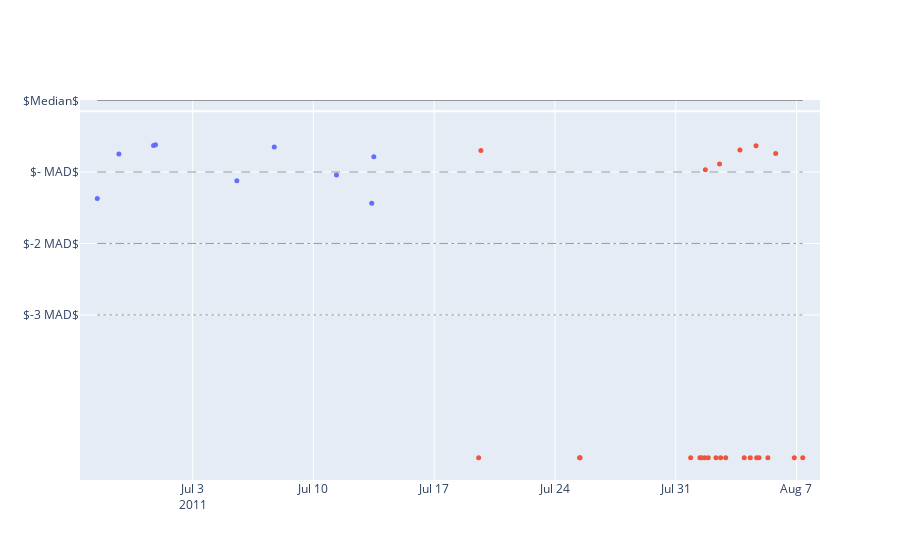

The notebook cell this image was saved under:
### Code cell
import plotly.express as px


def plot_all_scores(Model1, scale):
    df = Model1.df
    dff = df[df['Activity'] == 'Entertain_Guests']
    train_scores = Model1.train_scores

    plotly_colors = px.colors.qualitative.Plotly
    blue = plotly_colors[0]
    red = plotly_colors[1]

    scores = df['normality_score']

    median = np.median(train_scores)
    mad = scale * 1.48 * np.median(np.abs(train_scores - median))

    for i in range(len(scores)):
        if i < len(train_scores):
            continue
        if scores[i] < median - 1*mad:
            scores[i] = scores[i] - 1*mad

    # Scores below -4 mad are set to -4 mad
    scores[scores < median - 5*mad] = median - 5*mad

    df['normality_score'] = scores

    fig = go.Figure()

    fig.add_trace(go.Scatter(x=dff.index, y=dff['normality_score'], mode='markers', showlegend=False,
                                    marker=dict(color=dff['Data'].map({'Train': blue, 'Test': red}))))

 
    line_types = ['solid', 'dash', 'dashdot', 'dot']
    y_vals = [median, median-mad, median-2*mad, median-3*mad]
    for i, y_val in enumerate(y_vals):
        fig.add_shape(type='line', x0=dff.index[0], y0=y_val, x1=dff.index[-1], y1=y_val,
                        line=dict(color='grey', width=1, dash=line_types[i]), opacity=0.8)


    # All values below -3 mad, add circle annotation around them
    # Get indices of values below -3 mad
    below_3_mad = Model1.abnormal_observations.index

    # below_3_scores = df['normality_score'][below_3_mad]
    # width = 1
    # for i, score in zip(below_3_mad, below_3_scores):
    #     x0 = i - pd.Timedelta(days=width)
    #     x1 = i + pd.Timedelta(days=width)
    #     if type == 'sleep':
    #         height = mad/2
    #     else:   
    #         height = mad/2.5

    #     fig.add_shape(type="circle",
    #         xref="x", yref="y",
    #         x0=x0, y0=score + height, x1=x1, y1=score - height,
    #         line=dict(
    #             color="LightSeaGreen", width=1.5
    #         ),
    #     )

    lower_x = dff.index[0] - pd.Timedelta(days=1)
    upper_x = dff.index[-1] + pd.Timedelta(days=1)
    fig.update_xaxes(range=[lower_x, upper_x])
    fig.update_traces(marker=dict(size=3))


    fig.update_yaxes(tickvals=[median-3*mad, median-2*mad, median-mad, median],
                        ticktext=['$-3 MAD$', '$-2 MAD$', '$- MAD$', '$Median$'])

    # Marker size
    fig.update_traces(marker=dict(size=5))

    return fig, Model1

from plotly.subplots import make_subplots
fig = make_subplots(rows=2, cols=1, shared_xaxes=True, vertical_spacing=0.1, subplot_titles=('Combined activities', 'Sleep'))

# Add axis titles
fig.update_xaxes(title_text='Date', col=1, row=2)
fig.update_yaxes(title_text='Normality score', col=1, row=1)
fig.update_yaxes(title_text='Normality score', col=1, row=2)


fig, Model = plot_all_scores(Model_combined, 3)
fig.show()

### Figure 1 — Plotly figure (JSON) as saved in the notebook; plotly's stock layout.template omitted (floating-point values rounded to 4 significant figures)
{"data": [{"marker": {"color": ["#636EFA", "#636EFA", "#636EFA", "#636EFA", "#636EFA", "#636EFA", "#636EFA", "#636EFA", "#636EFA", "#EF553B", "#EF553B", "#EF553B", "#EF553B", "#EF553B", "#EF553B", "#EF553B", "#EF553B", "#EF553B", "#EF553B", "#EF553B", "#EF553B", "#EF553B", "#EF553B", "#EF553B", "#EF553B", "#EF553B", "#EF553B", "#EF553B", "#EF553B", "#EF553B", "#EF553B", "#EF553B", "#EF553B"], "size": 5}, "mode": "markers", "showlegend": false, "type": "scatter", "x": ["2011-06-27T11:18:29", "2011-06-28T17:23:37", "2011-06-30T17:36:38", "2011-06-30T20:19:53", "2011-07-05T13:29:49", "2011-07-07T17:33:56", "2011-07-11T08:05:35", "2011-07-13T09:08:32", "2011-07-13T12:02:28", "2011-07-19T13:52:06", "2011-07-19T17:01:40", "2011-07-25T10:19:38", "2011-07-25T10:58:51", "2011-07-31T20:48:35", "2011-08-01T09:36:13", "2011-08-01T12:08:42", "2011-08-01T16:30:17", "2011-08-01T17:14:51", "2011-08-01T21:17:13", "2011-08-02T07:59:08", "2011-08-02T12:56:20", "2011-08-02T14:26:14", "2011-08-02T21:31:14", "2011-08-03T17:20:57", "2011-08-03T23:18:14", "2011-08-04T07:44:17", "2011-08-04T15:46:23", "2011-08-04T16:35:53", "2011-08-04T19:58:20", "2011-08-05T08:12:57", "2011-08-05T19:07:03", "2011-08-06T20:58:15", "2011-08-07T08:43:49"], "y": [-1.283, -0.63, -0.503, -0.4917, -1.022, -0.525, -0.9383, -1.352, -0.6672, -5.103, -0.5766, -5.103, -5.103, -5.103, -5.103, -5.103, -5.103, -0.8595, -5.103, -5.103, -0.7774, -5.103, -5.103, -0.5704, -5.103, -5.103, -0.5052, -5.103, -5.103, -5.103, -0.6207, -5.103, -5.103]}], "layout": {"shapes": [{"line": {"color": "grey", "dash": "solid", "width": 1}, "opacity": 0.8, "type": "line", "x0": "2011-06-27T11:18:29", "x1": "2011-08-07T08:43:49", "y0": 0.1594, "y1": 0.1594}, {"line": {"color": "grey", "dash": "dash", "width": 1}, "opacity": 0.8, "type": "line", "x0": "2011-06-27T11:18:29", "x1": "2011-08-07T08:43:49", "y0": -0.8931, "y1": -0.8931}, {"line": {"color": "grey", "dash": "dashdot", "width": 1}, "opacity": 0.8, "type": "line", "x0": "2011-06-27T11:18:29", "x1": "2011-08-07T08:43:49", "y0": -1.946, "y1": -1.946}, {"line": {"color": "grey", "dash": "dot", "width": 1}, "opacity": 0.8, "type": "line", "x0": "2011-06-27T11:18:29", "x1": "2011-08-07T08:43:49", "y0": -2.998, "y1": -2.998}], "xaxis": {"range": ["2011-06-26T11:18:29", "2011-08-08T08:43:49"]}, "yaxis": {"ticktext": ["$-3 MAD$", "$-2 MAD$", "$- MAD$", "$Median$"], "tickvals": [-2.998, -1.946, -0.8931, 0.1594]}}}
